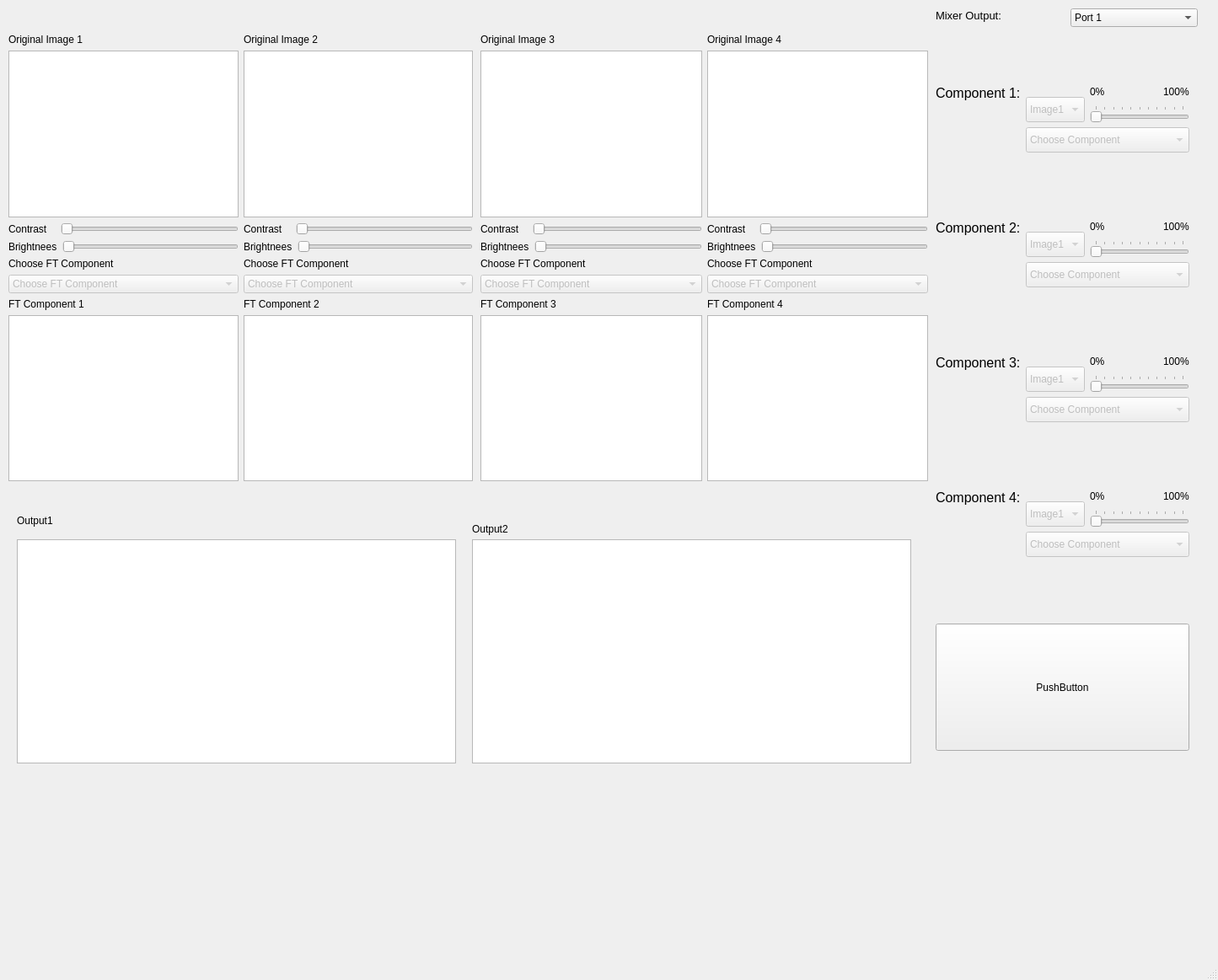
<?xml version="1.0" encoding="UTF-8"?>
<ui version="4.0">
 <class>MainWindow</class>
 <widget class="QMainWindow" name="MainWindow">
  <property name="geometry">
   <rect>
    <x>0</x>
    <y>0</y>
    <width>1445</width>
    <height>1163</height>
   </rect>
  </property>
  <property name="windowTitle">
   <string>MainWindow</string>
  </property>
  <widget class="QWidget" name="centralwidget">
   <widget class="ImageView" name="outputImage1">
    <property name="geometry">
     <rect>
      <x>20</x>
      <y>640</y>
      <width>521</width>
      <height>266</height>
     </rect>
    </property>
    <property name="sizePolicy">
     <sizepolicy hsizetype="Expanding" vsizetype="Expanding">
      <horstretch>0</horstretch>
      <verstretch>0</verstretch>
     </sizepolicy>
    </property>
    <property name="minimumSize">
     <size>
      <width>0</width>
      <height>0</height>
     </size>
    </property>
   </widget>
   <widget class="QComboBox" name="outputChannelMenu">
    <property name="geometry">
     <rect>
      <x>1270</x>
      <y>10</y>
      <width>151</width>
      <height>22</height>
     </rect>
    </property>
    <item>
     <property name="text">
      <string>Port 1</string>
     </property>
    </item>
    <item>
     <property name="text">
      <string>Port 2</string>
     </property>
    </item>
   </widget>
   <widget class="QWidget" name="layoutWidget">
    <property name="geometry">
     <rect>
      <x>1110</x>
      <y>40</y>
      <width>301</width>
      <height>141</height>
     </rect>
    </property>
    <layout class="QGridLayout" name="gridLayout_22">
     <item row="0" column="0">
      <layout class="QGridLayout" name="gridLayout_23">
       <item row="0" column="0">
        <spacer name="verticalSpacer">
         <property name="orientation">
          <enum>Qt::Vertical</enum>
         </property>
         <property name="sizeType">
          <enum>QSizePolicy::MinimumExpanding</enum>
         </property>
         <property name="sizeHint" stdset="0">
          <size>
           <width>20</width>
           <height>10</height>
          </size>
         </property>
        </spacer>
       </item>
       <item row="1" column="0">
        <widget class="QLabel" name="label_comp1">
         <property name="font">
          <font>
           <pointsize>12</pointsize>
          </font>
         </property>
         <property name="text">
          <string>Component 1:</string>
         </property>
        </widget>
       </item>
       <item row="2" column="0">
        <spacer name="verticalSpacer_13">
         <property name="orientation">
          <enum>Qt::Vertical</enum>
         </property>
         <property name="sizeHint" stdset="0">
          <size>
           <width>20</width>
           <height>40</height>
          </size>
         </property>
        </spacer>
       </item>
      </layout>
     </item>
     <item row="0" column="1">
      <layout class="QGridLayout" name="gridLayout_32">
       <item row="0" column="0">
        <layout class="QGridLayout" name="gridLayout_33">
         <item row="0" column="0">
          <layout class="QGridLayout" name="gridLayout_34">
           <item row="0" column="0">
            <spacer name="verticalSpacer_2">
             <property name="orientation">
              <enum>Qt::Vertical</enum>
             </property>
             <property name="sizeHint" stdset="0">
              <size>
               <width>20</width>
               <height>40</height>
              </size>
             </property>
            </spacer>
           </item>
           <item row="1" column="0">
            <widget class="QComboBox" name="imageOutputMenu1">
             <property name="enabled">
              <bool>false</bool>
             </property>
             <property name="minimumSize">
              <size>
               <width>0</width>
               <height>30</height>
              </size>
             </property>
             <property name="acceptDrops">
              <bool>false</bool>
             </property>
             <property name="iconSize">
              <size>
               <width>20</width>
               <height>20</height>
              </size>
             </property>
             <item>
              <property name="text">
               <string>Image1</string>
              </property>
             </item>
             <item>
              <property name="text">
               <string>Image2</string>
              </property>
             </item>
             <item>
              <property name="text">
               <string>Image3</string>
              </property>
             </item>
             <item>
              <property name="text">
               <string>Image4</string>
              </property>
             </item>
            </widget>
           </item>
          </layout>
         </item>
         <item row="0" column="1">
          <layout class="QGridLayout" name="gridLayout_35">
           <item row="0" column="0">
            <layout class="QGridLayout" name="gridLayout_36">
             <item row="0" column="0">
              <spacer name="verticalSpacer_6">
               <property name="orientation">
                <enum>Qt::Vertical</enum>
               </property>
               <property name="sizeHint" stdset="0">
                <size>
                 <width>20</width>
                 <height>40</height>
                </size>
               </property>
              </spacer>
             </item>
             <item row="1" column="0">
              <layout class="QGridLayout" name="gridLayout_37">
               <item row="0" column="0">
                <widget class="QLabel" name="label_6">
                 <property name="text">
                  <string>0%</string>
                 </property>
                </widget>
               </item>
               <item row="0" column="1">
                <spacer name="horizontalSpacer_7">
                 <property name="orientation">
                  <enum>Qt::Horizontal</enum>
                 </property>
                 <property name="sizeHint" stdset="0">
                  <size>
                   <width>40</width>
                   <height>20</height>
                  </size>
                 </property>
                </spacer>
               </item>
               <item row="0" column="2">
                <widget class="QLabel" name="label_7">
                 <property name="text">
                  <string>100%</string>
                 </property>
                </widget>
               </item>
              </layout>
             </item>
             <item row="3" column="0">
              <widget class="QSlider" name="componentWeightSlider1">
               <property name="enabled">
                <bool>false</bool>
               </property>
               <property name="maximum">
                <number>100</number>
               </property>
               <property name="singleStep">
                <number>10</number>
               </property>
               <property name="orientation">
                <enum>Qt::Horizontal</enum>
               </property>
               <property name="tickPosition">
                <enum>QSlider::TicksAbove</enum>
               </property>
              </widget>
             </item>
            </layout>
           </item>
          </layout>
         </item>
        </layout>
       </item>
       <item row="1" column="0">
        <widget class="QComboBox" name="outputComponentMenu1">
         <property name="enabled">
          <bool>false</bool>
         </property>
         <property name="minimumSize">
          <size>
           <width>0</width>
           <height>30</height>
          </size>
         </property>
         <property name="acceptDrops">
          <bool>false</bool>
         </property>
         <property name="iconSize">
          <size>
           <width>20</width>
           <height>20</height>
          </size>
         </property>
         <item>
          <property name="text">
           <string>Choose Component</string>
          </property>
         </item>
         <item>
          <property name="text">
           <string>Magnitude</string>
          </property>
         </item>
         <item>
          <property name="text">
           <string>Phase</string>
          </property>
         </item>
         <item>
          <property name="text">
           <string>Real</string>
          </property>
         </item>
         <item>
          <property name="text">
           <string>Imaginary</string>
          </property>
         </item>
         <item>
          <property name="text">
           <string>Uniform Magnitude</string>
          </property>
         </item>
         <item>
          <property name="text">
           <string>Uniform Phase</string>
          </property>
         </item>
        </widget>
       </item>
      </layout>
     </item>
    </layout>
   </widget>
   <widget class="QWidget" name="layoutWidget_2">
    <property name="geometry">
     <rect>
      <x>1110</x>
      <y>200</y>
      <width>301</width>
      <height>141</height>
     </rect>
    </property>
    <layout class="QGridLayout" name="gridLayout_24">
     <item row="0" column="0">
      <layout class="QGridLayout" name="gridLayout_25">
       <item row="0" column="0">
        <spacer name="verticalSpacer_3">
         <property name="orientation">
          <enum>Qt::Vertical</enum>
         </property>
         <property name="sizeType">
          <enum>QSizePolicy::MinimumExpanding</enum>
         </property>
         <property name="sizeHint" stdset="0">
          <size>
           <width>20</width>
           <height>10</height>
          </size>
         </property>
        </spacer>
       </item>
       <item row="1" column="0">
        <widget class="QLabel" name="label_comp1_2">
         <property name="font">
          <font>
           <pointsize>12</pointsize>
          </font>
         </property>
         <property name="text">
          <string>Component 2:</string>
         </property>
        </widget>
       </item>
       <item row="2" column="0">
        <spacer name="verticalSpacer_14">
         <property name="orientation">
          <enum>Qt::Vertical</enum>
         </property>
         <property name="sizeHint" stdset="0">
          <size>
           <width>20</width>
           <height>40</height>
          </size>
         </property>
        </spacer>
       </item>
      </layout>
     </item>
     <item row="0" column="1">
      <layout class="QGridLayout" name="gridLayout_38">
       <item row="0" column="0">
        <layout class="QGridLayout" name="gridLayout_39">
         <item row="0" column="0">
          <layout class="QGridLayout" name="gridLayout_40">
           <item row="0" column="0">
            <spacer name="verticalSpacer_4">
             <property name="orientation">
              <enum>Qt::Vertical</enum>
             </property>
             <property name="sizeHint" stdset="0">
              <size>
               <width>20</width>
               <height>40</height>
              </size>
             </property>
            </spacer>
           </item>
           <item row="1" column="0">
            <widget class="QComboBox" name="imageOutputMenu2">
             <property name="enabled">
              <bool>false</bool>
             </property>
             <property name="minimumSize">
              <size>
               <width>0</width>
               <height>30</height>
              </size>
             </property>
             <property name="acceptDrops">
              <bool>false</bool>
             </property>
             <property name="iconSize">
              <size>
               <width>20</width>
               <height>20</height>
              </size>
             </property>
             <item>
              <property name="text">
               <string>Image1</string>
              </property>
             </item>
             <item>
              <property name="text">
               <string>Image2</string>
              </property>
             </item>
             <item>
              <property name="text">
               <string>Image3</string>
              </property>
             </item>
             <item>
              <property name="text">
               <string>Image4</string>
              </property>
             </item>
            </widget>
           </item>
          </layout>
         </item>
         <item row="0" column="1">
          <layout class="QGridLayout" name="gridLayout_41">
           <item row="0" column="0">
            <layout class="QGridLayout" name="gridLayout_42">
             <item row="0" column="0">
              <spacer name="verticalSpacer_7">
               <property name="orientation">
                <enum>Qt::Vertical</enum>
               </property>
               <property name="sizeHint" stdset="0">
                <size>
                 <width>20</width>
                 <height>40</height>
                </size>
               </property>
              </spacer>
             </item>
             <item row="1" column="0">
              <layout class="QGridLayout" name="gridLayout_43">
               <item row="0" column="0">
                <widget class="QLabel" name="label_8">
                 <property name="text">
                  <string>0%</string>
                 </property>
                </widget>
               </item>
               <item row="0" column="1">
                <spacer name="horizontalSpacer_8">
                 <property name="orientation">
                  <enum>Qt::Horizontal</enum>
                 </property>
                 <property name="sizeHint" stdset="0">
                  <size>
                   <width>40</width>
                   <height>20</height>
                  </size>
                 </property>
                </spacer>
               </item>
               <item row="0" column="2">
                <widget class="QLabel" name="label_9">
                 <property name="text">
                  <string>100%</string>
                 </property>
                </widget>
               </item>
              </layout>
             </item>
             <item row="3" column="0">
              <widget class="QSlider" name="componentWeightSlider2">
               <property name="enabled">
                <bool>false</bool>
               </property>
               <property name="maximum">
                <number>100</number>
               </property>
               <property name="singleStep">
                <number>10</number>
               </property>
               <property name="orientation">
                <enum>Qt::Horizontal</enum>
               </property>
               <property name="tickPosition">
                <enum>QSlider::TicksAbove</enum>
               </property>
              </widget>
             </item>
            </layout>
           </item>
          </layout>
         </item>
        </layout>
       </item>
       <item row="1" column="0">
        <widget class="QComboBox" name="outputComponentMenu2">
         <property name="enabled">
          <bool>false</bool>
         </property>
         <property name="minimumSize">
          <size>
           <width>0</width>
           <height>30</height>
          </size>
         </property>
         <property name="acceptDrops">
          <bool>false</bool>
         </property>
         <property name="iconSize">
          <size>
           <width>20</width>
           <height>20</height>
          </size>
         </property>
         <item>
          <property name="text">
           <string>Choose Component</string>
          </property>
         </item>
         <item>
          <property name="text">
           <string>Magnitude</string>
          </property>
         </item>
         <item>
          <property name="text">
           <string>Phase</string>
          </property>
         </item>
         <item>
          <property name="text">
           <string>Real</string>
          </property>
         </item>
         <item>
          <property name="text">
           <string>Imaginary</string>
          </property>
         </item>
         <item>
          <property name="text">
           <string>Uniform Magnitude</string>
          </property>
         </item>
         <item>
          <property name="text">
           <string>Uniform Phase</string>
          </property>
         </item>
        </widget>
       </item>
      </layout>
     </item>
    </layout>
   </widget>
   <widget class="QWidget" name="layoutWidget_3">
    <property name="geometry">
     <rect>
      <x>1110</x>
      <y>360</y>
      <width>301</width>
      <height>141</height>
     </rect>
    </property>
    <layout class="QGridLayout" name="gridLayout_26">
     <item row="0" column="0">
      <layout class="QGridLayout" name="gridLayout_27">
       <item row="0" column="0">
        <spacer name="verticalSpacer_5">
         <property name="orientation">
          <enum>Qt::Vertical</enum>
         </property>
         <property name="sizeType">
          <enum>QSizePolicy::MinimumExpanding</enum>
         </property>
         <property name="sizeHint" stdset="0">
          <size>
           <width>20</width>
           <height>10</height>
          </size>
         </property>
        </spacer>
       </item>
       <item row="1" column="0">
        <widget class="QLabel" name="label_comp1_3">
         <property name="font">
          <font>
           <pointsize>12</pointsize>
          </font>
         </property>
         <property name="text">
          <string>Component 3:</string>
         </property>
        </widget>
       </item>
       <item row="2" column="0">
        <spacer name="verticalSpacer_15">
         <property name="orientation">
          <enum>Qt::Vertical</enum>
         </property>
         <property name="sizeHint" stdset="0">
          <size>
           <width>20</width>
           <height>40</height>
          </size>
         </property>
        </spacer>
       </item>
      </layout>
     </item>
     <item row="0" column="1">
      <layout class="QGridLayout" name="gridLayout_44">
       <item row="0" column="0">
        <layout class="QGridLayout" name="gridLayout_45">
         <item row="0" column="0">
          <layout class="QGridLayout" name="gridLayout_46">
           <item row="0" column="0">
            <spacer name="verticalSpacer_8">
             <property name="orientation">
              <enum>Qt::Vertical</enum>
             </property>
             <property name="sizeHint" stdset="0">
              <size>
               <width>20</width>
               <height>40</height>
              </size>
             </property>
            </spacer>
           </item>
           <item row="1" column="0">
            <widget class="QComboBox" name="imageOutputMenu3">
             <property name="enabled">
              <bool>false</bool>
             </property>
             <property name="minimumSize">
              <size>
               <width>0</width>
               <height>30</height>
              </size>
             </property>
             <property name="acceptDrops">
              <bool>false</bool>
             </property>
             <property name="iconSize">
              <size>
               <width>20</width>
               <height>20</height>
              </size>
             </property>
             <item>
              <property name="text">
               <string>Image1</string>
              </property>
             </item>
             <item>
              <property name="text">
               <string>Image2</string>
              </property>
             </item>
             <item>
              <property name="text">
               <string>Image3</string>
              </property>
             </item>
             <item>
              <property name="text">
               <string>Image4</string>
              </property>
             </item>
            </widget>
           </item>
          </layout>
         </item>
         <item row="0" column="1">
          <layout class="QGridLayout" name="gridLayout_47">
           <item row="0" column="0">
            <layout class="QGridLayout" name="gridLayout_48">
             <item row="0" column="0">
              <spacer name="verticalSpacer_9">
               <property name="orientation">
                <enum>Qt::Vertical</enum>
               </property>
               <property name="sizeHint" stdset="0">
                <size>
                 <width>20</width>
                 <height>40</height>
                </size>
               </property>
              </spacer>
             </item>
             <item row="1" column="0">
              <layout class="QGridLayout" name="gridLayout_49">
               <item row="0" column="0">
                <widget class="QLabel" name="label_10">
                 <property name="text">
                  <string>0%</string>
                 </property>
                </widget>
               </item>
               <item row="0" column="1">
                <spacer name="horizontalSpacer_9">
                 <property name="orientation">
                  <enum>Qt::Horizontal</enum>
                 </property>
                 <property name="sizeHint" stdset="0">
                  <size>
                   <width>40</width>
                   <height>20</height>
                  </size>
                 </property>
                </spacer>
               </item>
               <item row="0" column="2">
                <widget class="QLabel" name="label_11">
                 <property name="text">
                  <string>100%</string>
                 </property>
                </widget>
               </item>
              </layout>
             </item>
             <item row="3" column="0">
              <widget class="QSlider" name="componentWeightSlider3">
               <property name="enabled">
                <bool>false</bool>
               </property>
               <property name="maximum">
                <number>100</number>
               </property>
               <property name="singleStep">
                <number>10</number>
               </property>
               <property name="orientation">
                <enum>Qt::Horizontal</enum>
               </property>
               <property name="tickPosition">
                <enum>QSlider::TicksAbove</enum>
               </property>
              </widget>
             </item>
            </layout>
           </item>
          </layout>
         </item>
        </layout>
       </item>
       <item row="1" column="0">
        <widget class="QComboBox" name="outputComponentMenu3">
         <property name="enabled">
          <bool>false</bool>
         </property>
         <property name="minimumSize">
          <size>
           <width>0</width>
           <height>30</height>
          </size>
         </property>
         <property name="acceptDrops">
          <bool>false</bool>
         </property>
         <property name="iconSize">
          <size>
           <width>20</width>
           <height>20</height>
          </size>
         </property>
         <item>
          <property name="text">
           <string>Choose Component</string>
          </property>
         </item>
         <item>
          <property name="text">
           <string>Magnitude</string>
          </property>
         </item>
         <item>
          <property name="text">
           <string>Phase</string>
          </property>
         </item>
         <item>
          <property name="text">
           <string>Real</string>
          </property>
         </item>
         <item>
          <property name="text">
           <string>Imaginary</string>
          </property>
         </item>
         <item>
          <property name="text">
           <string>Uniform Magnitude</string>
          </property>
         </item>
         <item>
          <property name="text">
           <string>Uniform Phase</string>
          </property>
         </item>
        </widget>
       </item>
      </layout>
     </item>
    </layout>
   </widget>
   <widget class="QWidget" name="layoutWidget_4">
    <property name="geometry">
     <rect>
      <x>1110</x>
      <y>520</y>
      <width>301</width>
      <height>141</height>
     </rect>
    </property>
    <layout class="QGridLayout" name="gridLayout_28">
     <item row="0" column="0">
      <layout class="QGridLayout" name="gridLayout_29">
       <item row="0" column="0">
        <spacer name="verticalSpacer_10">
         <property name="orientation">
          <enum>Qt::Vertical</enum>
         </property>
         <property name="sizeType">
          <enum>QSizePolicy::MinimumExpanding</enum>
         </property>
         <property name="sizeHint" stdset="0">
          <size>
           <width>20</width>
           <height>10</height>
          </size>
         </property>
        </spacer>
       </item>
       <item row="1" column="0">
        <widget class="QLabel" name="label_comp1_4">
         <property name="font">
          <font>
           <pointsize>12</pointsize>
          </font>
         </property>
         <property name="text">
          <string>Component 4:</string>
         </property>
        </widget>
       </item>
       <item row="2" column="0">
        <spacer name="verticalSpacer_16">
         <property name="orientation">
          <enum>Qt::Vertical</enum>
         </property>
         <property name="sizeHint" stdset="0">
          <size>
           <width>20</width>
           <height>40</height>
          </size>
         </property>
        </spacer>
       </item>
      </layout>
     </item>
     <item row="0" column="1">
      <layout class="QGridLayout" name="gridLayout_50">
       <item row="0" column="0">
        <layout class="QGridLayout" name="gridLayout_51">
         <item row="0" column="0">
          <layout class="QGridLayout" name="gridLayout_52">
           <item row="0" column="0">
            <spacer name="verticalSpacer_11">
             <property name="orientation">
              <enum>Qt::Vertical</enum>
             </property>
             <property name="sizeHint" stdset="0">
              <size>
               <width>20</width>
               <height>40</height>
              </size>
             </property>
            </spacer>
           </item>
           <item row="1" column="0">
            <widget class="QComboBox" name="imageOutputMenu4">
             <property name="enabled">
              <bool>false</bool>
             </property>
             <property name="minimumSize">
              <size>
               <width>0</width>
               <height>30</height>
              </size>
             </property>
             <property name="acceptDrops">
              <bool>false</bool>
             </property>
             <property name="iconSize">
              <size>
               <width>20</width>
               <height>20</height>
              </size>
             </property>
             <item>
              <property name="text">
               <string>Image1</string>
              </property>
             </item>
             <item>
              <property name="text">
               <string>Image2</string>
              </property>
             </item>
             <item>
              <property name="text">
               <string>Image3</string>
              </property>
             </item>
             <item>
              <property name="text">
               <string>Image4</string>
              </property>
             </item>
            </widget>
           </item>
          </layout>
         </item>
         <item row="0" column="1">
          <layout class="QGridLayout" name="gridLayout_53">
           <item row="0" column="0">
            <layout class="QGridLayout" name="gridLayout_54">
             <item row="0" column="0">
              <spacer name="verticalSpacer_12">
               <property name="orientation">
                <enum>Qt::Vertical</enum>
               </property>
               <property name="sizeHint" stdset="0">
                <size>
                 <width>20</width>
                 <height>40</height>
                </size>
               </property>
              </spacer>
             </item>
             <item row="1" column="0">
              <layout class="QGridLayout" name="gridLayout_55">
               <item row="0" column="0">
                <widget class="QLabel" name="label_12">
                 <property name="text">
                  <string>0%</string>
                 </property>
                </widget>
               </item>
               <item row="0" column="1">
                <spacer name="horizontalSpacer_10">
                 <property name="orientation">
                  <enum>Qt::Horizontal</enum>
                 </property>
                 <property name="sizeHint" stdset="0">
                  <size>
                   <width>40</width>
                   <height>20</height>
                  </size>
                 </property>
                </spacer>
               </item>
               <item row="0" column="2">
                <widget class="QLabel" name="label_13">
                 <property name="text">
                  <string>100%</string>
                 </property>
                </widget>
               </item>
              </layout>
             </item>
             <item row="3" column="0">
              <widget class="QSlider" name="componentWeightSlider4">
               <property name="enabled">
                <bool>false</bool>
               </property>
               <property name="maximum">
                <number>100</number>
               </property>
               <property name="singleStep">
                <number>10</number>
               </property>
               <property name="orientation">
                <enum>Qt::Horizontal</enum>
               </property>
               <property name="tickPosition">
                <enum>QSlider::TicksAbove</enum>
               </property>
              </widget>
             </item>
            </layout>
           </item>
          </layout>
         </item>
        </layout>
       </item>
       <item row="1" column="0">
        <widget class="QComboBox" name="outputComponentMenu4">
         <property name="enabled">
          <bool>false</bool>
         </property>
         <property name="minimumSize">
          <size>
           <width>0</width>
           <height>30</height>
          </size>
         </property>
         <property name="acceptDrops">
          <bool>false</bool>
         </property>
         <property name="iconSize">
          <size>
           <width>20</width>
           <height>20</height>
          </size>
         </property>
         <item>
          <property name="text">
           <string>Choose Component</string>
          </property>
         </item>
         <item>
          <property name="text">
           <string>Magnitude</string>
          </property>
         </item>
         <item>
          <property name="text">
           <string>Phase</string>
          </property>
         </item>
         <item>
          <property name="text">
           <string>Real</string>
          </property>
         </item>
         <item>
          <property name="text">
           <string>Imaginary</string>
          </property>
         </item>
         <item>
          <property name="text">
           <string>Uniform Magnitude</string>
          </property>
         </item>
         <item>
          <property name="text">
           <string>Uniform Phase</string>
          </property>
         </item>
        </widget>
       </item>
      </layout>
     </item>
    </layout>
   </widget>
   <widget class="QLabel" name="label_21">
    <property name="geometry">
     <rect>
      <x>1110</x>
      <y>10</y>
      <width>111</width>
      <height>16</height>
     </rect>
    </property>
    <property name="font">
     <font>
      <pointsize>10</pointsize>
     </font>
    </property>
    <property name="text">
     <string>Mixer Output:</string>
    </property>
   </widget>
   <widget class="QLabel" name="label_22">
    <property name="geometry">
     <rect>
      <x>20</x>
      <y>610</y>
      <width>55</width>
      <height>16</height>
     </rect>
    </property>
    <property name="text">
     <string>Output1</string>
    </property>
   </widget>
   <widget class="QLabel" name="label_23">
    <property name="geometry">
     <rect>
      <x>560</x>
      <y>620</y>
      <width>55</width>
      <height>16</height>
     </rect>
    </property>
    <property name="text">
     <string>Output2</string>
    </property>
   </widget>
   <widget class="QWidget" name="layoutWidget">
    <property name="geometry">
     <rect>
      <x>10</x>
      <y>40</y>
      <width>551</width>
      <height>531</height>
     </rect>
    </property>
    <layout class="QGridLayout" name="gridLayout">
     <item row="5" column="0">
      <widget class="QComboBox" name="ftComponentMenu1">
       <property name="enabled">
        <bool>false</bool>
       </property>
       <property name="currentText">
        <string>Choose FT Component</string>
       </property>
       <property name="currentIndex">
        <number>0</number>
       </property>
       <item>
        <property name="text">
         <string>Choose FT Component</string>
        </property>
       </item>
       <item>
        <property name="text">
         <string>FT Magnitude</string>
        </property>
       </item>
       <item>
        <property name="text">
         <string>FT Phase</string>
        </property>
       </item>
       <item>
        <property name="text">
         <string>FT Real Components</string>
        </property>
       </item>
       <item>
        <property name="text">
         <string>FT Imaginary Components</string>
        </property>
       </item>
      </widget>
     </item>
     <item row="4" column="0">
      <widget class="QLabel" name="label_17">
       <property name="text">
        <string>Choose FT Component</string>
       </property>
      </widget>
     </item>
     <item row="1" column="0">
      <widget class="ImageView" name="originalImage1">
       <property name="sizePolicy">
        <sizepolicy hsizetype="Expanding" vsizetype="Expanding">
         <horstretch>0</horstretch>
         <verstretch>0</verstretch>
        </sizepolicy>
       </property>
       <property name="minimumSize">
        <size>
         <width>0</width>
         <height>0</height>
        </size>
       </property>
      </widget>
     </item>
     <item row="2" column="0">
      <layout class="QHBoxLayout" name="horizontalLayout">
       <item>
        <widget class="QLabel" name="label_24">
         <property name="text">
          <string>Contrast   </string>
         </property>
        </widget>
       </item>
       <item>
        <widget class="QSlider" name="contrastSlider1">
         <property name="orientation">
          <enum>Qt::Horizontal</enum>
         </property>
        </widget>
       </item>
      </layout>
     </item>
     <item row="2" column="1">
      <layout class="QHBoxLayout" name="horizontalLayout_2">
       <item>
        <widget class="QLabel" name="label_25">
         <property name="text">
          <string>Contrast   </string>
         </property>
        </widget>
       </item>
       <item>
        <widget class="QSlider" name="contrastSlider2">
         <property name="orientation">
          <enum>Qt::Horizontal</enum>
         </property>
        </widget>
       </item>
      </layout>
     </item>
     <item row="7" column="0">
      <widget class="ImageView" name="ftComponent1">
       <property name="sizePolicy">
        <sizepolicy hsizetype="Expanding" vsizetype="Expanding">
         <horstretch>0</horstretch>
         <verstretch>0</verstretch>
        </sizepolicy>
       </property>
       <property name="minimumSize">
        <size>
         <width>0</width>
         <height>0</height>
        </size>
       </property>
      </widget>
     </item>
     <item row="7" column="1">
      <widget class="ImageView" name="ftComponent2">
       <property name="sizePolicy">
        <sizepolicy hsizetype="Expanding" vsizetype="Expanding">
         <horstretch>0</horstretch>
         <verstretch>0</verstretch>
        </sizepolicy>
       </property>
       <property name="minimumSize">
        <size>
         <width>0</width>
         <height>0</height>
        </size>
       </property>
      </widget>
     </item>
     <item row="1" column="1">
      <widget class="ImageView" name="originalImage2">
       <property name="sizePolicy">
        <sizepolicy hsizetype="Expanding" vsizetype="Expanding">
         <horstretch>0</horstretch>
         <verstretch>0</verstretch>
        </sizepolicy>
       </property>
       <property name="minimumSize">
        <size>
         <width>0</width>
         <height>0</height>
        </size>
       </property>
      </widget>
     </item>
     <item row="5" column="1">
      <widget class="QComboBox" name="ftComponentMenu2">
       <property name="enabled">
        <bool>false</bool>
       </property>
       <item>
        <property name="text">
         <string>Choose FT Component</string>
        </property>
       </item>
       <item>
        <property name="text">
         <string>FT Magnitude</string>
        </property>
       </item>
       <item>
        <property name="text">
         <string>FT Phase</string>
        </property>
       </item>
       <item>
        <property name="text">
         <string>FT Real Components</string>
        </property>
       </item>
       <item>
        <property name="text">
         <string>FT Imaginary Components</string>
        </property>
       </item>
      </widget>
     </item>
     <item row="6" column="1">
      <widget class="QLabel" name="label_4">
       <property name="text">
        <string>FT Component 2</string>
       </property>
      </widget>
     </item>
     <item row="6" column="0">
      <widget class="QLabel" name="label_3">
       <property name="text">
        <string>FT Component 1</string>
       </property>
      </widget>
     </item>
     <item row="0" column="1">
      <widget class="QLabel" name="label_2">
       <property name="text">
        <string>Original Image 2</string>
       </property>
      </widget>
     </item>
     <item row="0" column="0">
      <widget class="QLabel" name="label">
       <property name="text">
        <string>Original Image 1</string>
       </property>
      </widget>
     </item>
     <item row="4" column="1">
      <widget class="QLabel" name="label_18">
       <property name="text">
        <string>Choose FT Component</string>
       </property>
      </widget>
     </item>
     <item row="3" column="0">
      <layout class="QHBoxLayout" name="horizontalLayout_7">
       <item>
        <widget class="QLabel" name="label_30">
         <property name="text">
          <string>Brightnees</string>
         </property>
        </widget>
       </item>
       <item>
        <widget class="QSlider" name="brightnessSlider1">
         <property name="orientation">
          <enum>Qt::Horizontal</enum>
         </property>
        </widget>
       </item>
      </layout>
     </item>
     <item row="3" column="1">
      <layout class="QHBoxLayout" name="horizontalLayout_8">
       <item>
        <widget class="QLabel" name="label_31">
         <property name="text">
          <string>Brightnees</string>
         </property>
        </widget>
       </item>
       <item>
        <widget class="QSlider" name="brightnessSlider2">
         <property name="orientation">
          <enum>Qt::Horizontal</enum>
         </property>
        </widget>
       </item>
      </layout>
     </item>
    </layout>
   </widget>
   <widget class="QWidget" name="layoutWidget">
    <property name="geometry">
     <rect>
      <x>570</x>
      <y>40</y>
      <width>531</width>
      <height>531</height>
     </rect>
    </property>
    <layout class="QGridLayout" name="gridLayout_2">
     <item row="6" column="1">
      <widget class="QLabel" name="label_16">
       <property name="text">
        <string>FT Component 4</string>
       </property>
      </widget>
     </item>
     <item row="2" column="0">
      <layout class="QHBoxLayout" name="horizontalLayout_3">
       <item>
        <widget class="QLabel" name="label_26">
         <property name="text">
          <string>Contrast   </string>
         </property>
        </widget>
       </item>
       <item>
        <widget class="QSlider" name="contrastSlider3">
         <property name="orientation">
          <enum>Qt::Horizontal</enum>
         </property>
        </widget>
       </item>
      </layout>
     </item>
     <item row="2" column="1">
      <layout class="QHBoxLayout" name="horizontalLayout_6">
       <item>
        <widget class="QLabel" name="label_29">
         <property name="text">
          <string>Contrast   </string>
         </property>
        </widget>
       </item>
       <item>
        <widget class="QSlider" name="contrastSlider4">
         <property name="orientation">
          <enum>Qt::Horizontal</enum>
         </property>
        </widget>
       </item>
      </layout>
     </item>
     <item row="5" column="0">
      <widget class="QComboBox" name="ftComponentMenu3">
       <property name="enabled">
        <bool>false</bool>
       </property>
       <item>
        <property name="text">
         <string>Choose FT Component</string>
        </property>
       </item>
       <item>
        <property name="text">
         <string>FT Magnitude</string>
        </property>
       </item>
       <item>
        <property name="text">
         <string>FT Phase</string>
        </property>
       </item>
       <item>
        <property name="text">
         <string>FT Real Components</string>
        </property>
       </item>
       <item>
        <property name="text">
         <string>FT Imaginary Components</string>
        </property>
       </item>
      </widget>
     </item>
     <item row="5" column="1">
      <widget class="QComboBox" name="ftComponentMenu4">
       <property name="enabled">
        <bool>false</bool>
       </property>
       <item>
        <property name="text">
         <string>Choose FT Component</string>
        </property>
       </item>
       <item>
        <property name="text">
         <string>FT Magnitude</string>
        </property>
       </item>
       <item>
        <property name="text">
         <string>FT Phase</string>
        </property>
       </item>
       <item>
        <property name="text">
         <string>FT Real Components</string>
        </property>
       </item>
       <item>
        <property name="text">
         <string>FT Imaginary Components</string>
        </property>
       </item>
      </widget>
     </item>
     <item row="6" column="0">
      <widget class="QLabel" name="label_15">
       <property name="text">
        <string>FT Component 3</string>
       </property>
      </widget>
     </item>
     <item row="4" column="0">
      <widget class="QLabel" name="label_19">
       <property name="text">
        <string>Choose FT Component</string>
       </property>
      </widget>
     </item>
     <item row="4" column="1">
      <widget class="QLabel" name="label_20">
       <property name="text">
        <string>Choose FT Component</string>
       </property>
      </widget>
     </item>
     <item row="0" column="1">
      <widget class="QLabel" name="label_14">
       <property name="text">
        <string>Original Image 4</string>
       </property>
      </widget>
     </item>
     <item row="0" column="0">
      <widget class="QLabel" name="label_5">
       <property name="text">
        <string>Original Image 3</string>
       </property>
      </widget>
     </item>
     <item row="1" column="1">
      <widget class="ImageView" name="originalImage4">
       <property name="sizePolicy">
        <sizepolicy hsizetype="Expanding" vsizetype="Expanding">
         <horstretch>0</horstretch>
         <verstretch>0</verstretch>
        </sizepolicy>
       </property>
       <property name="minimumSize">
        <size>
         <width>0</width>
         <height>0</height>
        </size>
       </property>
      </widget>
     </item>
     <item row="7" column="0">
      <widget class="ImageView" name="ftComponent3">
       <property name="sizePolicy">
        <sizepolicy hsizetype="Expanding" vsizetype="Expanding">
         <horstretch>0</horstretch>
         <verstretch>0</verstretch>
        </sizepolicy>
       </property>
       <property name="minimumSize">
        <size>
         <width>0</width>
         <height>0</height>
        </size>
       </property>
      </widget>
     </item>
     <item row="7" column="1">
      <widget class="ImageView" name="ftComponent4">
       <property name="sizePolicy">
        <sizepolicy hsizetype="Expanding" vsizetype="Expanding">
         <horstretch>0</horstretch>
         <verstretch>0</verstretch>
        </sizepolicy>
       </property>
       <property name="minimumSize">
        <size>
         <width>0</width>
         <height>0</height>
        </size>
       </property>
      </widget>
     </item>
     <item row="1" column="0">
      <widget class="ImageView" name="originalImage3">
       <property name="sizePolicy">
        <sizepolicy hsizetype="Expanding" vsizetype="Expanding">
         <horstretch>0</horstretch>
         <verstretch>0</verstretch>
        </sizepolicy>
       </property>
       <property name="minimumSize">
        <size>
         <width>0</width>
         <height>0</height>
        </size>
       </property>
      </widget>
     </item>
     <item row="3" column="0">
      <layout class="QHBoxLayout" name="horizontalLayout_9">
       <item>
        <widget class="QLabel" name="label_32">
         <property name="text">
          <string>Brightnees</string>
         </property>
        </widget>
       </item>
       <item>
        <widget class="QSlider" name="brightnessSlider3">
         <property name="orientation">
          <enum>Qt::Horizontal</enum>
         </property>
        </widget>
       </item>
      </layout>
     </item>
     <item row="3" column="1">
      <layout class="QHBoxLayout" name="horizontalLayout_10">
       <item>
        <widget class="QLabel" name="label_33">
         <property name="text">
          <string>Brightnees</string>
         </property>
        </widget>
       </item>
       <item>
        <widget class="QSlider" name="brightnessSlider4">
         <property name="orientation">
          <enum>Qt::Horizontal</enum>
         </property>
        </widget>
       </item>
      </layout>
     </item>
    </layout>
   </widget>
   <widget class="ImageView" name="outputImage2">
    <property name="geometry">
     <rect>
      <x>560</x>
      <y>640</y>
      <width>521</width>
      <height>266</height>
     </rect>
    </property>
    <property name="sizePolicy">
     <sizepolicy hsizetype="Expanding" vsizetype="Expanding">
      <horstretch>0</horstretch>
      <verstretch>0</verstretch>
     </sizepolicy>
    </property>
    <property name="minimumSize">
     <size>
      <width>0</width>
      <height>0</height>
     </size>
    </property>
   </widget>
   <widget class="QPushButton" name="mixButton">
    <property name="geometry">
     <rect>
      <x>1110</x>
      <y>740</y>
      <width>301</width>
      <height>151</height>
     </rect>
    </property>
    <property name="text">
     <string>PushButton</string>
    </property>
   </widget>
  </widget>
  <widget class="QMenuBar" name="menubar">
   <property name="geometry">
    <rect>
     <x>0</x>
     <y>0</y>
     <width>1445</width>
     <height>21</height>
    </rect>
   </property>
  </widget>
  <widget class="QStatusBar" name="statusbar"/>
 </widget>
 <customwidgets>
  <customwidget>
   <class>ImageView</class>
   <extends>QGraphicsView</extends>
   <header location="global">pyqtgraph.h</header>
   <container>1</container>
  </customwidget>
 </customwidgets>
 <resources/>
 <connections/>
</ui>
